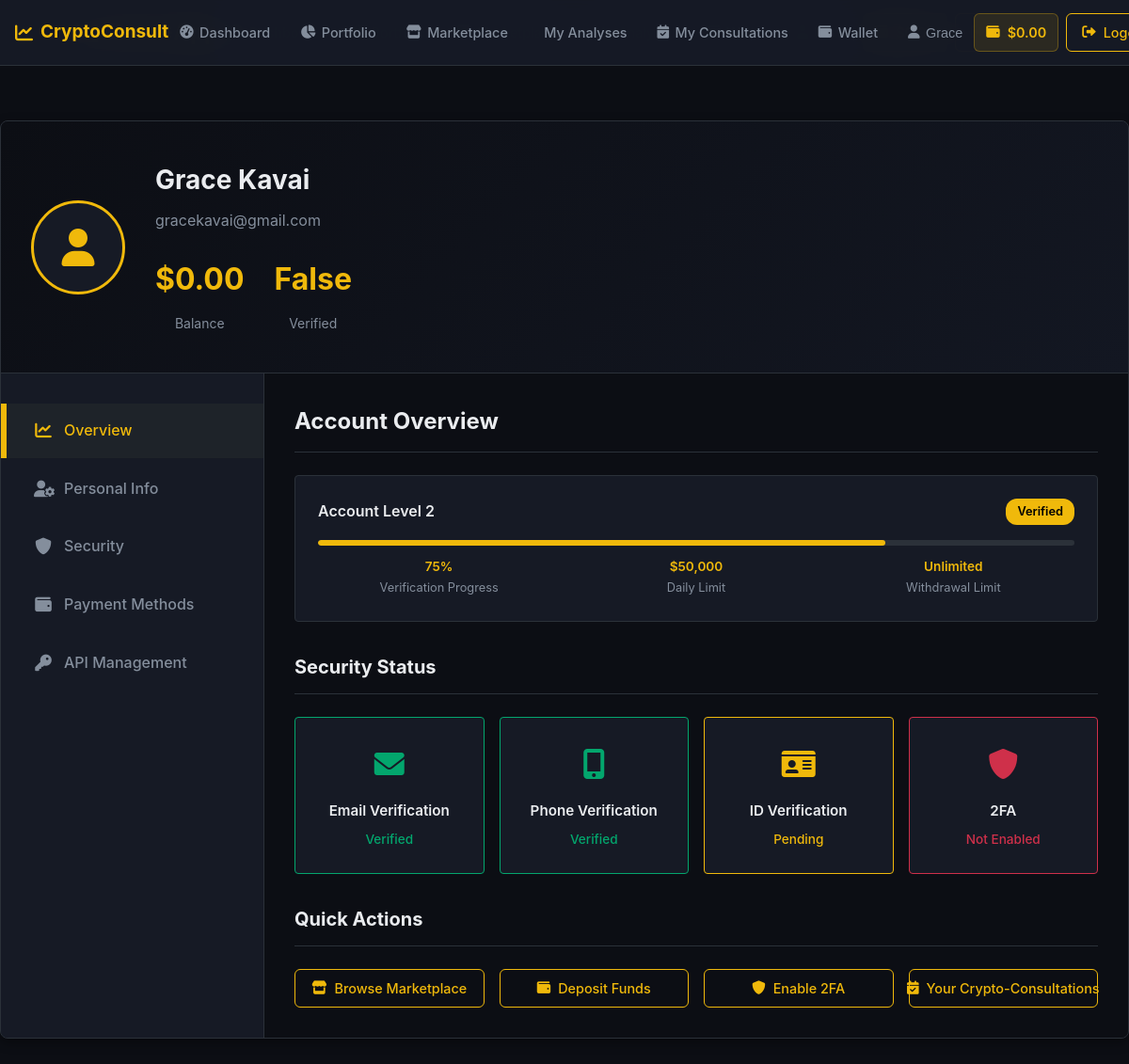
The page /profile/ (signed in) on the database as committed earlier.
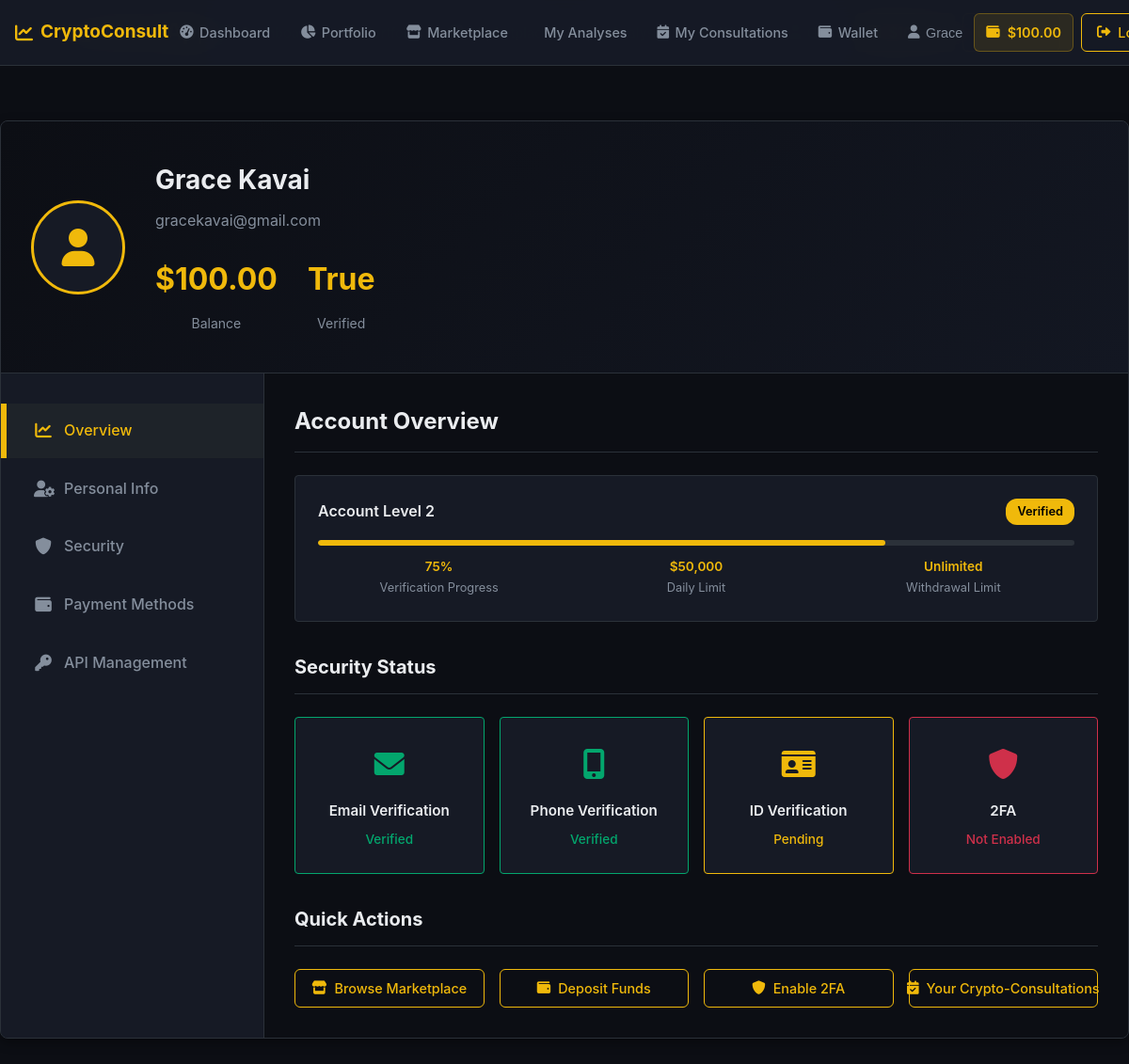
The same page on the database as committed later.
### dashboard/models.py (models this page shows, shortened)
class UserWallet(models.Model):
    PAYMENT_METHODS = [
        ('mpesa', 'M-Pesa'),
        ('paypal', 'PayPal'),
        ('bank', 'Bank Transfer'),
        ('crypto', 'Cryptocurrency'),
        ('wallet', 'Wallet Balance'),
    ]
    user = models.OneToOneField(User, on_delete=models.CASCADE)
    balance = models.DecimalField(max_digits=10, decimal_places=2, default=0.00)
    wallet_id = models.UUIDField(default=uuid.uuid4, unique=True, editable=False)
    mpesa_number = models.CharField(max_length=15, blank=True, null=True)
    mpesa_verified = models.BooleanField(default=False)
    paypal_email = models.EmailField(blank=True, null=True)
    paypal_verified = models.BooleanField(default=False)
    preferred_payment_method = models.CharField(
        max_length=10,
        choices=PAYMENT_METHODS,
        default='mpesa'
    )
    daily_deposit_limit = models.DecimalField(max_digits=10, decimal_places=2, default=10000.00)
    daily_withdrawal_limit = models.DecimalField(max_digits=10, decimal_places=2, default=5000.00)
    created_at = models.DateTimeField(auto_now_add=True)
    updated_at = models.DateTimeField(auto_now=True)

### dashboard/views.py (the view)
# urls.py: path('profile/', views.profile, name='profile'),
@login_required
def profile(request):
    user_profile, created = UserProfile.objects.get_or_create(user=request.user)
    user_wallet, created = UserWallet.objects.get_or_create(user=request.user)
    balance_kes = usd_to_kes(user_wallet.balance)
    if request.method == 'POST':
        user_form = UserUpdateForm(request.POST, instance=request.user)
        profile_form = UserProfileForm(request.POST, request.FILES, instance=user_profile)
        if user_form.is_valid() and profile_form.is_valid():
            user_form.save()
            profile_form.save()
            mpesa_number = request.POST.get('mpesa_number')
            paypal_email = request.POST.get('paypal_email')
            if mpesa_number:
                user_wallet.mpesa_number = mpesa_number
            if paypal_email:
                user_wallet.paypal_email = paypal_email
            user_wallet.save()
            messages.success(request, 'Your profile has been updated successfully!')
            return redirect('profile')
        else:
            messages.error(request, 'Please correct the errors below.')
    else:
        user_form = UserUpdateForm(instance=request.user)
        profile_form = UserProfileForm(instance=user_profile)
    context = {
        'user_form': user_form,
        'profile_form': profile_form,
        'user_profile': user_profile,
        'user_wallet': user_wallet,
        'balance_kes': balance_kes,
        'exchange_rate': USD_TO_KES_RATE,
    }
    return render(request, 'dashboard/profile.html', context)

### templates/dashboard/profile.html (shortened to what this page needs)
{% load static %}
<!DOCTYPE html>
<html lang="en">
<head>
    <link rel="stylesheet" href="{% static 'css/profile.css' %}">
    <link href="https://cdnjs.cloudflare.com/ajax/libs/font-awesome/6.0.0/css/all.min.css" rel="stylesheet">
</head>
<body>
      <header>
        <div class="container">
            <div class="header-content">
                <a href="{% url 'base' %}" class="logo">
                </a>
                <nav class="desktop-nav">
                    {% if user.is_authenticated %}
                        <a href="{% url 'dashboard' %}" class="nav-link {% if request.resolver_match.url_name == 'dashboard' %}active{% endif %}">
                        </a>
                        <a href="{% url 'portfolio' %}" class="nav-link {% if request.resolver_match.url_name == 'portfolio' %}active{% endif %}">
                        </a>
                        <a href="{% url 'marketplace' %}" class="nav-link {% if request.resolver_match.url_name == 'marketplace' %}active{% endif %}">
                        </a>
                        <a href="#" class="nav-link {% if request.resolver_match.url_name == 'my_analyses' %}active{% endif %}">
                        </a>
                        <a href="{% url 'wallet' %}" class="nav-link {% if request.resolver_match.url_name == 'wallet' %}active{% endif %}">
                        </a>
                        <div class="user-dropdown">
                            <button class="nav-link" id="userMenuBtn" style="background: none; border: none; cursor: pointer;">
                            </button>
                        </div>
                    {% endif %}
                </nav>
                <div class="desktop-nav">
                    {% if user.is_authenticated %}
                        {% if user_wallet %}
                        <div class="wallet-balance-mini">
                            <span class="text-primary font-semibold">${{ user_wallet.balance|default:"0.00" }}</span>
                        </div>
                        {% endif %}
                        <a href="{% url 'account_logout' %}" class="btn btn-outline">
                        </a>
                    {% endif %}
                </div>
            </div>
        </div>
    </header>
     <header>
        <div class="container">
            <div class="header-content">
                <a href="{% url 'base' %}" class="logo" style="font-size: 19px;">
                    <i class="fas fa-chart-line"></i> CryptoConsult
                </a>
                <nav class="desktop-nav">
                    {% if user.is_authenticated %}
                        <a href="{% url 'dashboard' %}" class="nav-link {% if request.resolver_match.url_name == 'dashboard' %}active{% endif %}">
                            <i class="fas fa-tachometer-alt"></i> Dashboard
                        </a>
                        <a href="{% url 'portfolio' %}" class="nav-link {% if request.resolver_match.url_name == 'portfolio' %}active{% endif %}">
                            <i class="fas fa-chart-pie"></i> Portfolio
                        </a>
                        <a href="{% url 'marketplace' %}" class="nav-link {% if request.resolver_match.url_name == 'marketplace' %}active{% endif %}">
                            <i class="fas fa-store"></i> Marketplace
                        </a>
                        <a href="{% url 'purchase_analysis' %}" class="nav-link {% if request.resolver_match.url_name == 'purchase_analysis' %}active{% endif %}">
                             My Analyses
                        </a>
<a href="{% url 'my_consultations' %}" class="nav-link {% if request.resolver_match.url_name == 'my_consultations' %}active{% endif %}">
    <i class="fas fa-calendar-check"></i> My Consultations
</a>
                        <a href="{% url 'wallet' %}" class="nav-link {% if request.resolver_match.url_name == 'wallet' %}active{% endif %}">
                            <i class="fas fa-wallet"></i> Wallet
                        </a>
                        <div class="user-dropdown">
                            <button class="nav-link" id="userMenuBtn" style="background: none; border: none; cursor: pointer;">
                                <i class="fas fa-user"></i> {{ user.username }}
                            </button>
                        </div>
                    {% endif %}
                </nav>
                <div class="desktop-nav">
                    {% if user.is_authenticated %}
                        {% if user_wallet %}
                        <div class="wallet-balance-mini">
                            <i class="fas fa-wallet text-primary"></i>
                            <span class="text-primary font-semibold">${{ user_wallet.balance|default:"0.00" }}</span>
                        </div>
                        {% endif %}
                        <a href="{% url 'account_logout' %}" class="btn btn-outline">
                            <i class="fas fa-sign-out-alt"></i> Logout
                        </a>
                    {% endif %}
                </div>
            </div>
        </div>
    </header>
    <div class="profile-container" style="margin-top: 8rem;">
        <div class="profile-header">
            <div class="profile-header-content">
                <div class="profile-avatar">
                    {% if user_profile.profile_picture %}
                        <img src="{{ user_profile.profile_picture.url }}" alt="Profile Picture">
                    {% else %}
                        <i class="fas fa-user"></i>
                    {% endif %}
                </div>
                <div class="profile-info">
                    <h1 class="profile-name">{{ user.get_full_name|default:user.username }}</h1>
                    <p class="profile-email">{{ user.email }}</p>
                    <div class="profile-stats">
                        <div class="stat-item">
                            <span class="stat-value">${{ user_wallet.balance|default:"0.00" }}</span>
                            <span class="stat-label">Balance</span>
                        </div>
                        <div class="stat-item">
                            <span class="stat-value">{{ user_wallet.mpesa_verified }}</span>
                            <span class="stat-label">Verified</span>
                        </div>
                    </div>
                </div>
            </div>
        </div>
        <div class="profile-content">
            <div class="profile-sidebar">
                <ul class="nav-tabs">
                    <li class="nav-tab">
                        <a href="#" class="active" data-tab="overview">
                            <i class="fas fa-chart-line"></i>
                            Overview
                        </a>
                    </li>
                    <li class="nav-tab">
                        <a href="#" data-tab="personal-info">
                            <i class="fas fa-user-cog"></i>
                            Personal Info
                        </a>
                    </li>
                    <li class="nav-tab">
                        <a href="#" data-tab="security">
                            <i class="fas fa-shield-alt"></i>
                            Security
                        </a>
                    </li>
                    <li class="nav-tab">
                        <a href="#" data-tab="payment-methods">
                            <i class="fas fa-wallet"></i>
                            Payment Methods
                        </a>
                    </li>
                    <li class="nav-tab">
                        <a href="#" data-tab="api-management">
                            <i class="fas fa-key"></i>
                            API Management
                        </a>
                    </li>
                </ul>
            </div>
            <div class="profile-main">
                <div id="overview" class="tab-content active">
                    <h2 class="section-title">Account Overview</h2>
                    <div class="account-level">
                        <div class="level-header">
                            <div class="level-title">Account Level 2</div>
                            <div class="level-badge">Verified</div>
                        </div>
                        <div class="level-progress">
                            <div class="level-progress-bar" style="width: 75%"></div>
                        </div>
                        <div class="level-stats">
                            <div class="level-stat">
                                <span class="level-stat-value">75%</span>
                                <span class="level-stat-label">Verification Progress</span>
                            </div>
                            <div class="level-stat">
                                <span class="level-stat-value">$50,000</span>
                                <span class="level-stat-label">Daily Limit</span>
                            </div>
                            <div class="level-stat">
                                <span class="level-stat-value">Unlimited</span>
                                <span class="level-stat-label">Withdrawal Limit</span>
                            </div>
                        </div>
                    </div>
                    <h3 class="section-title" style="font-size: 1.25rem; margin-top: 2rem;">Security Status</h3>
                    <div class="security-badges">
                        <div class="security-badge verified">
                            <div class="badge-icon verified">
                                <i class="fas fa-envelope"></i>
                            </div>
                            <div class="badge-title">Email Verification</div>
                            <div class="badge-status verified">Verified</div>
                        </div>
                        <div class="security-badge verified">
                            <div class="badge-icon verified">
                                <i class="fas fa-mobile-alt"></i>
                            </div>
                            <div class="badge-title">Phone Verification</div>
                            <div class="badge-status verified">Verified</div>
                        </div>
                        <div class="security-badge pending">
                            <div class="badge-icon pending">
                                <i class="fas fa-id-card"></i>
                            </div>
                            <div class="badge-title">ID Verification</div>
                            <div class="badge-status pending">Pending</div>
                        </div>
                        <div class="security-badge unverified">
                            <div class="badge-icon unverified">
                                <i class="fas fa-shield-alt"></i>
                            </div>
                            <div class="badge-title">2FA</div>
                            <div class="badge-status unverified">Not Enabled</div>
                        </div>
                    </div>
                    <h3 class="section-title" style="font-size: 1.25rem; margin-top: 2rem;">Quick Actions</h3>
                    <div style="display: grid; grid-template-columns: repeat(auto-fit, minmax(200px, 1fr)); gap: 1rem;">
                        <a href="{% url 'marketplace' %}" class="btn btn-outline">
                            <i class="fas fa-store"></i>
                            Browse Marketplace
                        </a>
                        <a href="{% url 'wallet' %}" class="btn btn-outline">
                            <i class="fas fa-wallet"></i>
                            Deposit Funds
                        </a>
                        <button class="btn btn-outline" onclick="showTab('security')">
                            <i class="fas fa-shield-alt"></i>
                            Enable 2FA
                        </button>
                        <a href="{% url 'my_consultations' %}" class="btn btn-outline">
                            <i class="fas fa-calendar-check"></i>
                            Your Crypto-Consultations
                        </a>
                    </div>
                </div>
            </div>
        </div>
    </div>
</body>
</html>

Rows that differ between the two databases and show on the page:
changed UserWallet: balance "0.00" → "100.00"; mpesa_verified "False" → "True"
